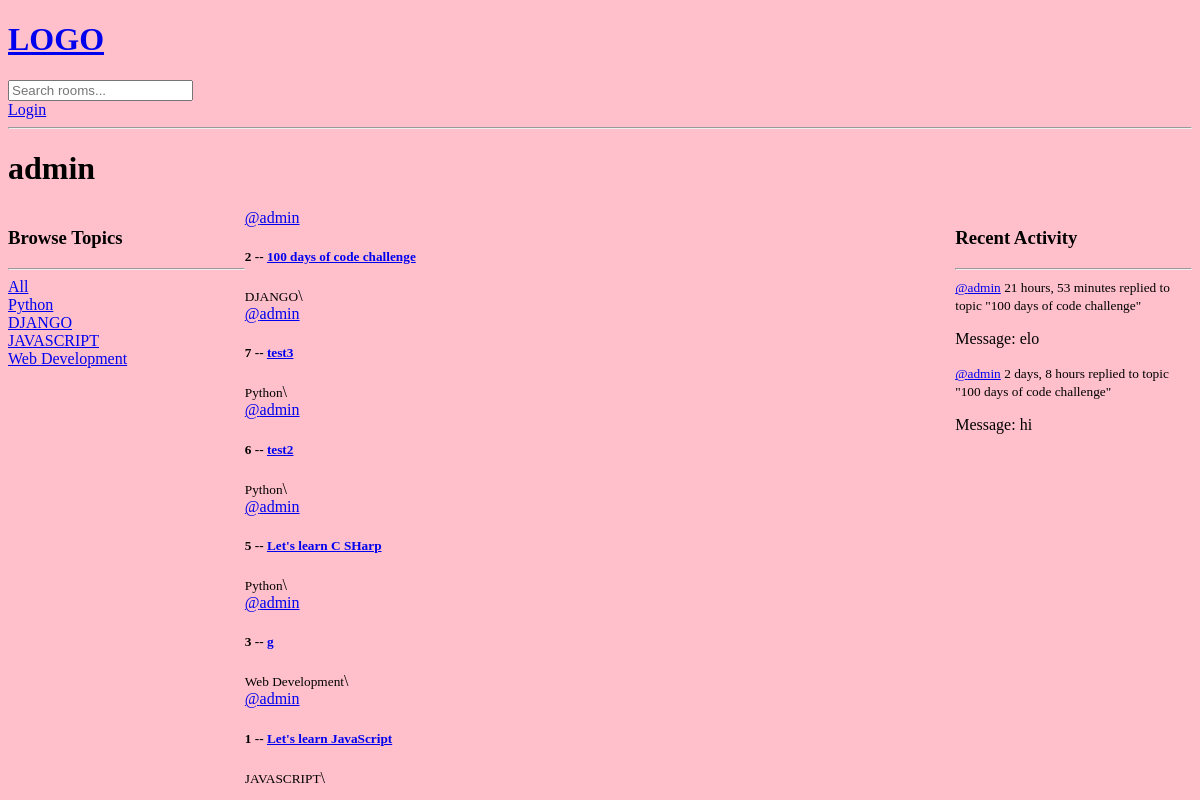
/profile/1, run on an earlier commit of the app's database.
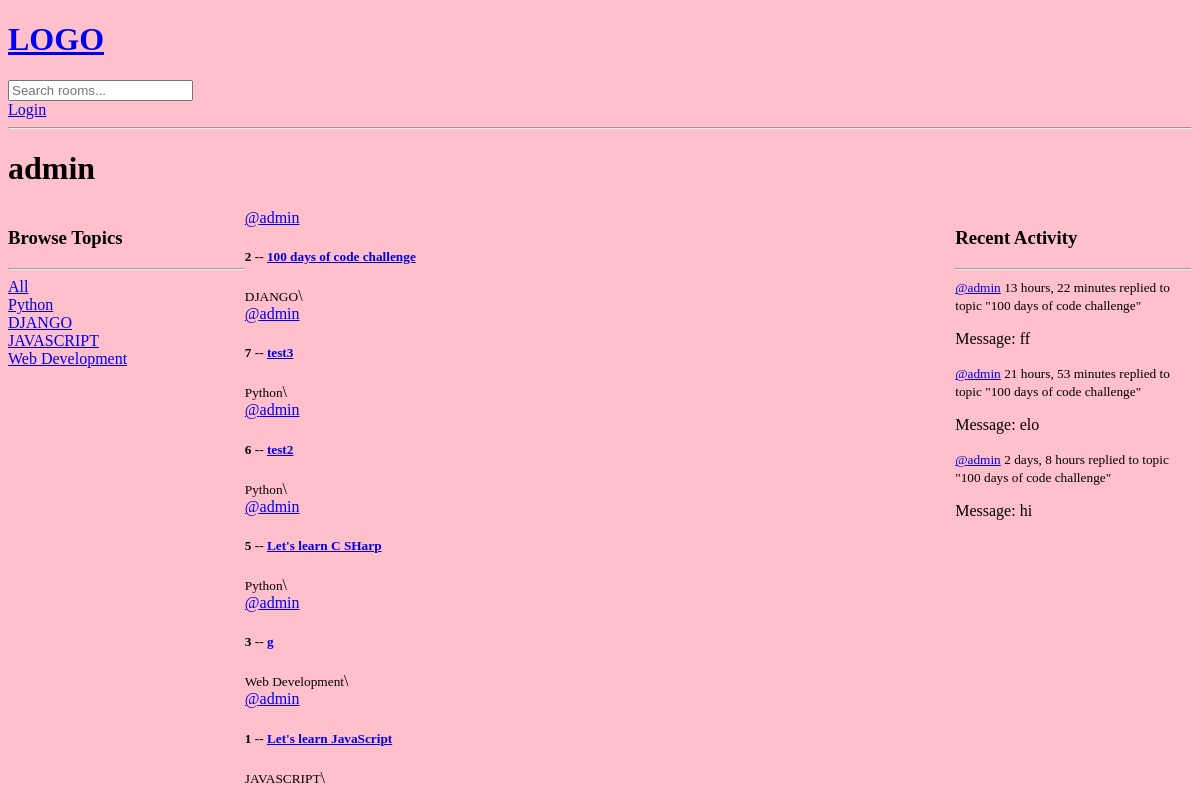
And on a later commit of the database.
### MovieRecommender/models.py (models this page shows, shortened)
class Topic(models.Model):
    name = models.CharField(max_length=200)

class Room(models.Model):
    host = models.ForeignKey(User, on_delete=models.SET_NULL, null=True)
    topic = models.ForeignKey(Topic, on_delete=models.SET_NULL, null=True)
    name = models.CharField(max_length=200)
    description = models.TextField(null=True, blank=True)
    participants = models.ManyToManyField(User,related_name="participants", blank=True)
    updated = models.DateTimeField(auto_now=True)
    created = models.DateTimeField(auto_now_add=True)
    class Meta:
        ordering = ['-updated', '-created']
    def __str__(self):
        return self.name

class Message(models.Model):
    user = models.ForeignKey(User, on_delete=models.CASCADE)
    room = models.ForeignKey(Room, on_delete=models.CASCADE)
    body = models.TextField()
    updated = models.DateTimeField(auto_now=True)
    created = models.DateTimeField(auto_now_add=True)
    class Meta:
        ordering = ['-updated', '-created']
    def __str__(self):
        return self.body[0:50]

### MovieRecommender/views.py (the view)
# urls.py: path('profile/<str:pk>', views.userProfile, name="user-profile"),
def userProfile(request, pk):
    user = User.objects.get(id=pk)
    rooms = user.room_set.all()
    room_messages = user.message_set.all()
    topics = Topic.objects.all()
    context = {'user': user, 'rooms': rooms, 'room_messages': room_messages, 'topics': topics}
    return render(request, 'MovieRecommender/profile.html', context)

### MovieRecommender/templates/MovieRecommender/profile.html (shortened to what this page needs)
{%  extends 'main.html' %}
{% block content %}
    <h1>{{ user.username }}</h1>
    <div class = "profile-container">
        <div>
            {% include 'MovieRecommender/topic_component.html' %}
        </div>
        <div>
            {% include 'MovieRecommender/feed_component.html' %}
        </div>
        <div>
            {% include 'MovieRecommender/activity_component.html' %}
        </div>
    </div>
{% endblock content %}

### MovieRecommender/templates/MovieRecommender/topic_component.html
<h3> Browse Topics</h3>
<hr>
<div>
    <a href="{% url 'home'  %}">All</a>
</div>
{% for topic in topics %}
    <div>
        <a href="{% url 'home'  %}?q={{ topic.name }}">{{ topic.name }}</a>
    </div>
{%  endfor %}

### MovieRecommender/templates/MovieRecommender/feed_component.html (shortened to what this page needs)
<div>
{%  for room in rooms %}
        <div>
            <a href = "{%  url 'user-profile' room.host.id %}"> @{{ room.host.username }}</a>
            <h5>{{ room.id }} -- <a href="/room/{{ room.id }}"> {{ room.name }}</a></h5>
            <small>{{ room.topic.name }}</small>\
        </div>
{%  endfor %}
</div>

### MovieRecommender/templates/MovieRecommender/activity_component.html (shortened to what this page needs)
  <h3>Recent Activity</h3>
        <hr>
        {% for message in room_messages %}
            <div>
                <small><a href = "{%  url 'user-profile' message.user.id %}">@{{ message.user }}</a> {{ message.created | timesince}} </small>
                <small>replied to topic "{{message.room }}"</small>
                <p>Message: {{ message }}</p>
            </div>
        {% endfor %}

What changed in the data, as far as the page shows it:
added Message: user "admin", created "13 hours, 22 minutes", room "100 days of code challenge", body "ff"
